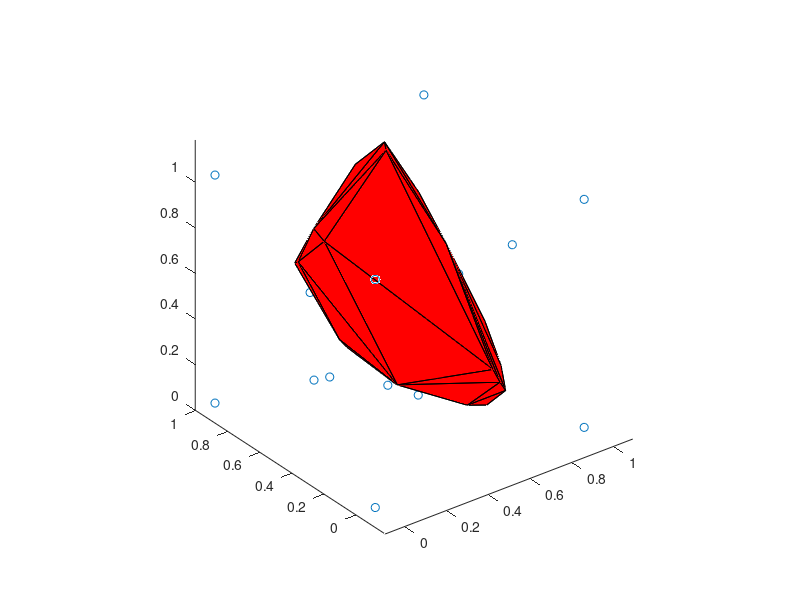
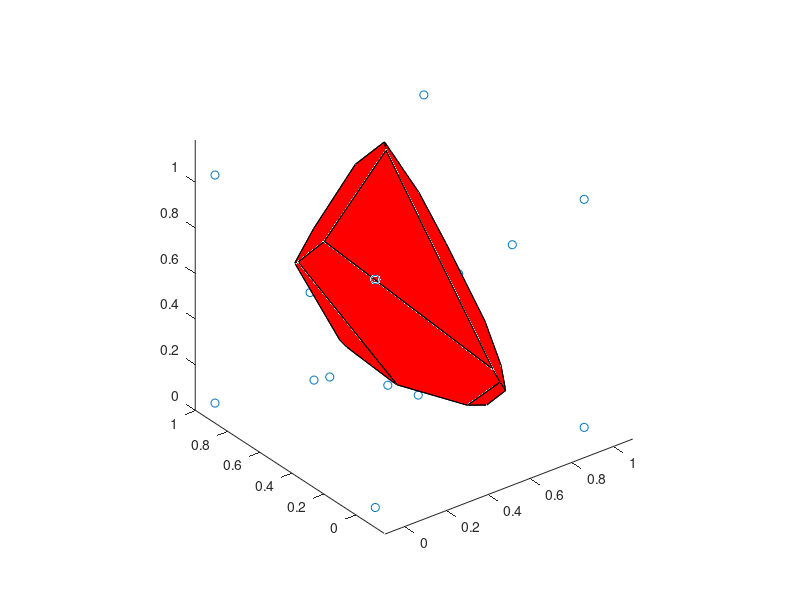

These figures' MATLAB source, in order:
function demoVoronoiCell(varargin)
%DEMOVORONOICELL Compute and display voronoi polyhedron using geom3d library
%
%   This demo show how to manipulate polyhedra, using matlab's voronoin
%   function and the geom3d library.
%   
%   This demo generate some points in a unit cube, computes the 3D voronoi
%   diagram from the germs, and isolate the central cell.
%   This cell is a bounded polyhedron, with polygonal faces. For a better
%   representation of the polyhedron, coplanar faces are merged and a new
%   polyhedron is created and displayed.
%   
%   Usage
%   demoVoronoiCell
%
%   See also
%   voronoin, delaunayn, convhulln
%   meshReduce, drawPolyhedron
%
%
% ------
% Author: David Legland
% e-mail: david.legland@grignon.inra.fr
% Created: 2009-06-22,    using Matlab 7.7.0.471 (R2008b)
% Copyright 2009 INRA - Cepia Software Platform.


%% Creation of germs

% germ of the cell of interest, in the center of the unit cube
germ0  = [.5 .5 .5];

% create random germs, and add corners of unit cube to ensure finiteness of
% voronoi pattern
[corners, faces] = createCube; %#ok<NASGU>
germs   = [germ0;rand(10, 3);corners];

% dispay the germs
figure(1); clf; hold on;
drawPoint3d(germs);

% graphical settings
view(3);
axis equal;


%% Display Voronoi polyhedron associated with germ

% compute voronoi diagram in 3D using Matlab standard function
[V, C]   = voronoin(germs);

% the polyhedron corresponding to first germ is given by vertices in C{1}
indVert = C{1};
vertices = V(indVert, :);

% triangular faces can be obtained from convhulln
K = convhulln(vertices);

% draw the polyhedron
drawMesh(vertices, K);


%% Compute and display minimal polyhedron

% merge some faces to reduce total number of faces.
% new faces are 3D polygons
% K2 is a cell array, each cell containing a row vector with indices of
% 'points' corresponding to vertices of each face.
[V2, F2] = mergeCoplanarFaces(vertices, K);

% display the germs
figure(2); clf; hold on;
set(gcf, 'renderer', 'opengl');
drawPoint3d(germs);

% draw the polyhedron
drawMesh(V2, F2);

% graphical settings
view(3);
axis equal;
